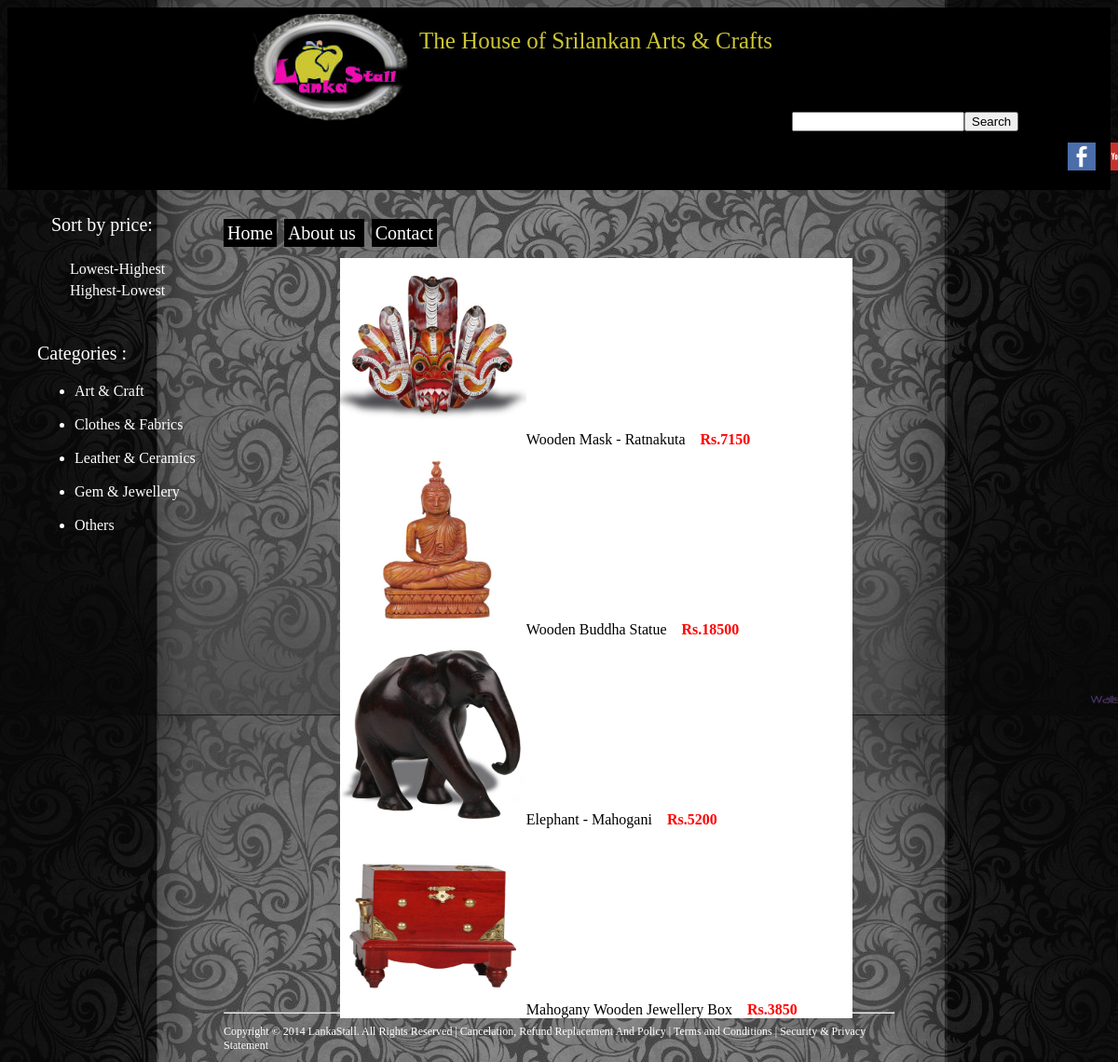
/itemstock.php?c=acw, run on the app's committed database.
### tables this page shows
CREATE TABLE IF NOT EXISTS `itemdetails` (
  `sno` int(10) unsigned NOT NULL default '0',
  `category` varchar(30) default '',
  `material` varchar(30) default '',
  `weight` varchar(10) default '',
  `size` varchar(20) default '',
  `price` int(11) default '0',
  `stock` int(11) default '0',
  `code` varchar(7) NOT NULL default '',
  `image` varchar(40) NOT NULL default '',
  `pname` varchar(45) NOT NULL default '',
  `email` varchar(45) NOT NULL default '',
  `location` varchar(45) NOT NULL default '',
  `itemname` varchar(45) NOT NULL default '',
  PRIMARY KEY  (`sno`)
);

### itemstock.php (the view, shortened to what this page needs)
<head>
<link href="style.css" rel="stylesheet" type="text/css">
</head>
 <body>
  <p id="heading">
  The House of Srilankan Arts & Crafts
    </p>
  <header>
 <img src="images/logo.jpg " id="logo">The House of Srilankan Arts & Crafts
 </header>
 <a href=""> <img id="social" src="images/facebook.jpg"></a>
  <a href=""> <img id="social" src="images/youtube.jpg"></a>
 <form style="position:absolute; top:120px; left:850px;">
<input type="text" size="20"><input type="submit" value="Search" name="search">
</form>
<div class="con">
<nav>
<a href="logedhome.php">Home</a>&nbsp;
<a href="Aboutus.php">About us </a>&nbsp;
<a href="Contactus.php">Contact</a>
</nav>
<?php
$c = $_GET['c'];
$connection=mysqli_connect("localhost","root","root","lankastall");
	$query1 = mysqli_query($connection,"SELECT * FROM itemdetails where code='$c'");
echo "<section id='itemtable'>";
		while($row = mysqli_fetch_array($query1))
		{
		$sno=$row['sno'];
		$p=$row['price'];
		$i=$row['image'];
		$in=$row['itemname'];
		echo "<a href=Details.php?sno=",urlencode($sno),"><img src='uploads/$i' id='item' ></a>";
		echo $in;
		echo "<h4 style='display:inline;'>Rs.$p</h4>";
		echo "<br>";
		}
echo "</section>";
?>
<section id="sort">
<p id="lside"> &nbsp;&nbsp;
Sort by price:<br><br>&nbsp;&nbsp;&nbsp;&nbsp;&nbsp;&nbsp;
<a id="slink" href="itemsort.php?c=<?php echo $c;?>&sortby='lohi'">Lowest-Highest</a><br>&nbsp;&nbsp;&nbsp;&nbsp;&nbsp;&nbsp;
<a id="slink" href="itemsort.php?c=<?php echo $c;?>&sortby=hilo">Highest-Lowest</a>
<br><br><br>Categories :
<ul>
<li><a href="Art&craft.php" style="color:white;">Art & Craft</a></li><br>
<li><a href="#" style="color:white;">Clothes & Fabrics</a></li><br>
<li><a href="#" style="color:white;" >Leather & Ceramics</a></li><br>
<li><a href="#" style="color:white;">Gem & Jewellery</a></li><br>
<li><a href="#" style="color:white;">Others</a></li>
</ul>
</p>
</section>
<footer>
<p style="font-size:12px; color:white;">Copyright &copy; 2014 LankaStall. All Rights Reserved | Cancelation, Refund Replacement And Policy | Terms and Conditions | Security & Privacy Statement</p>
</footer>
</div>
</body>
</html>

### style.css (style rules this page uses)
body { background-image:url("images/ttt.jpg"); background-repeat:repeat-y;background-position:center top; background-attachment:fixed; }
header { width:100%; height:25%;background-color:black; }
#logo { position:relative;right:-35ex;bottom:-1ex ;width:180px;height:120px; }
#heading { color:#ccc632;position:absolute;left:450px;top:5px;font-size:25px; }
#social { width:30px;height:30px; position:relative;right:-155ex;top:-7ex }
.con { position:absolute; left:20%; top:21%; width:60% }
nav a { text-decoration:none ; color:white; font-size:20px;padding:4px; background-color:black; }
#itemtable { position:relative;right:-17ex;bottom:-2ex;background-color:white; width:550px; }
#item { width:200px;height:200px; }
h4 { color:red; }
#sort { position:fixed;left:40px;top:210px; color:white; }
#lside { color:white; font-size:20px; }
#sort a:link { text-decoration:none; }
#slink { text-decoration:none;color:white;font-size:16; }

### data on the page
itemdetails: image (picture), itemname "Wooden Mask - Ratnakuta", price "7150"
itemdetails: image (picture), itemname "Wooden Buddha Statue", price "18500"
itemdetails: image (picture), itemname "Elephant - Mahogani", price "5200"
itemdetails: image (picture), itemname "Mahogany Wooden Jewellery Box", price "3850"
